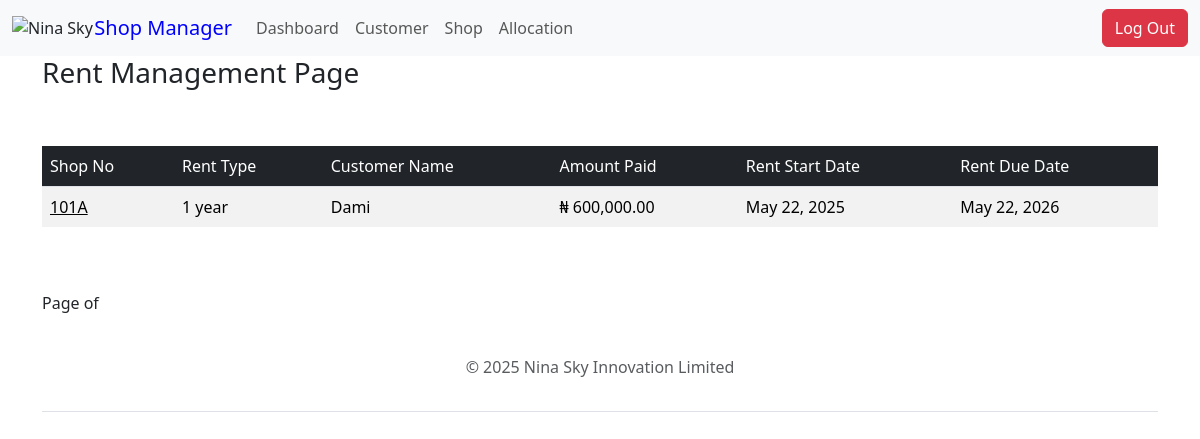
Screenshot of /shop/rents/ (signed in) with the database file from the repository.
### shop/models.py (models this page shows, shortened)
class Rent(models.Model):
    shop = models.ForeignKey(Shop, on_delete=models.CASCADE)
    customer = models.ForeignKey(Customer, on_delete=models.CASCADE)
    rent_type = models.CharField(max_length=20, choices=RENT_TYPE)
    amount_paid = models.DecimalField(max_digits=12, decimal_places=2)
    date_paid = models.DateTimeField()
    is_paid = models.BooleanField(default=False)
    is_expired = models.BooleanField(default=False)  # New field
    rent_start = models.DateField(default=timezone.now)
    date_due = models.DateField()
    assigned_by = models.ForeignKey(User, on_delete=models.CASCADE)

class Shop(models.Model):
    Type = [
        ('Platinum', 'Platinum'),
        ('Titanium', 'Titanium'),
        ('Diamond', 'Diamond'),
        ('Premium', 'Premium'),
        ('Gold', 'Gold'),
        ('Silver', 'Silver'),
    ]
    Floor = [
        ('G', 'Ground Floor'),
        ('1', 'First Floor'),
        ('2', 'Second Floor'),
    ]
    STATUS = [
        ('vacant', 'Vacant'),
        ('allocated', 'Allocated'),
    ]
    name = models.CharField(max_length=255)
    type = models.CharField(max_length=10, choices=Type)
    price = models.DecimalField(max_digits=10, decimal_places=2)
    shop_price = models.DecimalField(max_digits=10, decimal_places=2, blank=True, null=True)
    new_shop_price = models.DecimalField(max_digits=10, decimal_places=2, blank=True, null=True)
    caution_fee = models.DecimalField(max_digits=12, decimal_places=2, default=100000.00)
    no = models.CharField(max_length=5, validators=[MinLengthValidator(4)], unique=True)
    address = models.CharField(max_length=300)
    floor = models.CharField(max_length=20, choices=Floor)
    size = models.IntegerField()
    status = models.CharField(max_length=10, choices=STATUS, default='vacant')
    is_paid = models.BooleanField(default=False)
    is_approved = models.BooleanField(default=False)
    class Meta:
        ordering = ["no"]
    @property
    def shop_price(self):
        result = self.rent * Decimal('1.075')
        return result.quantize(Decimal('0.01'), rounding=ROUND_HALF_UP)

### customer/models.py (models this page shows, shortened)
class Customer(models.Model):
    NATURE = [
        ('Supermarket', 'Supermarket'),
        ('Bridal Wears', 'Bridal Wears'),
        ('Laundry', 'Laundry'),
        ('Pharmacy', 'Pharmacy'),
        ('Car Dealer', 'Car Dealer'),
        ('Courier/Dispatch', 'Courier/Dispatch'),
        ('Banking/Insurance', 'Banking/Insurance'),
        ('Barbing/Salon', 'Barbing/Salon'),
        ('Restaurant', 'Restaurant'),
        ('Legal Aid Services', 'Legal Aid Services'),
        ('Food and Drinks', 'Food and Drinks'),
        ('Makeup Artist', 'Makeup Artist'),
        ('Building', 'Building'),
        ('Tailoring', 'Tailoring'),
        ('Studio', 'Studio'),
        ('Beauty Salon', 'Beauty Salon'),
        ('Bakery', 'Bakery'),
        ('Wine Seller', 'Wine Seller'),
        ('Logistics', 'Logistics'),
        ('Clothing', 'Clothing'),
        ('Fabrics', 'Fabrics'),
        ('Oriflame Dealer', 'Oriflame Dealer'),
        ('Fruit Seller', 'Fruit Seller'),
        ('Communication', 'Communication'),
        ('Business Centre', 'Business Centre'),
        ('Bank', 'Bank'),
        ('Tv Repair', 'Tv Repair'),
        ('Hair Business', 'Hair Business'),
        ('Consultancy', 'Consultancy'),
        ('Skin Beauty Store', 'Skin Beauty Store'),
        ('Dispatch Office', 'Dispatch Office'),
        ('Atm Customization', 'Atm Customization'),
        ('Loan Business', 'Loan Business'),
        ('Children Wears', 'Children Wears'),
        ('Electrical/Electronics Store', 'Electrical/Electronics Store'),
        ('Home Wears Store', 'Home Wears Store'),
        ('Travel Agency', 'Travel Agency'),
        ('Photo Studio', 'Photo Studio'),
        ('Real Estate', 'Real Estate'),
        ('Law Firm', 'Law Firm'),
        ('Graphic Design and Branding', 'Graphic Design and Branding'),
        ('Perfumery', 'Perfumery'),
        ('NGO', 'NGO'),
        ('Branding Business', 'Branding Business'),
        ('Pastries & Cake', 'Pastries & Cakes'),
        ('Mtn Service Provider Business', 'Mtn Service Provider Business'),
        ('Cyber Cafe', 'Cyber Cafe'),
        ('Wood Floor Trader', 'Wood Floor Trader'),
        ("Others", "Others")
    ]
    STATUS = [
        ('new', 'New'),
        ('renewal', 'Renewal'),
        ('exited', 'Exited'),
    ]
    REVIWED_CHOICES = [
        ('Is Reviewed', 'Is Reviewed'),
        ('Not Reviewed', 'Not Reviewed')
    ]
    STATES = [
    ("Abia", "Abia"),
    ("Abuja", "Abuja"),
    ("Adamawa", "Adamawa"),
    ("Akwa Ibom", "Akwa Ibom"),
    ("Anambra", "Anambra"),
    ("Bauchi", "Bauchi"),
    ("Bayelsa", "Bayelsa"),
    ("Benue", "Benue"),
    ("Borno", "Borno"),
    ("Cross River", "Cross River"),
    ("Delta", "Delta"),
    ("Ebonyi", "Ebonyi"),
    ("Edo", "Edo"),
    ("Ekiti", "Ekiti"),
    ("Enugu", "Enugu"),
    ("Gombe", "Gombe"),
    ("Imo", "Imo"),
    ("Jigawa", "Jigawa"),
    ("Jos", "Jos"),
    ("Kaduna", "Kaduna"),
    ("Kano", "Kano"),
    ("Katsina", "Katsina"),
    ("Kebbi", "Kebbi"),
    ("Kogi", "Kogi"),
    ("Kwara", "Kwara"),
    ("Lagos", "Lagos"),
    ("Nasarawa", "Nasarawa"),
    ("Niger", "Niger"),
    ("Ogun", "Ogun"),
    ("Ondo", "Ondo"),
    ("Osun", "Osun"),
    ("Oyo", "Oyo"),
    ("Plateau", "Plateau"),
    ("Rivers", "Rivers"),
    ("Sokoto", "Sokoto"),
    ("Taraba", "Taraba"),
    ("Yobe", "Yobe"),
    ("Zamfara", "Zamfara"),
    ("Others", "Others")
]
    TITLE_CHOICES = [
        ("Mr", "Mr"),
        ("Mrs", "Mrs"),
        ('Miss', 'Miss'),
        ("Engr.", "Engr."),
        ("Dr.", "Dr."),
        ("Miss", "Miss"),
    ]
    no = models.CharField(max_length=5, unique=True)
    title = models.CharField(max_length=10, choices=TITLE_CHOICES, default="Mr")
    name = models.CharField(max_length=100)
    business = models.CharField(max_length=225)
    email = models.EmailField()
    phone = models.CharField(max_length=11)
    dob = models.DateField(default=None)
    address = models.CharField(max_length=225)
    state = models.CharField(max_length=225, choices=STATES)
    other_state = models.CharField(max_length=255, blank=True, null=True)
    occupation = models.CharField(max_length=50)
    nature = models.CharField(max_length=255, choices=NATURE, default="")
    status = models.CharField(max_length=10, choices=STATUS, default='')
    is_reviewed = models.BooleanField(default=True)
    date = models.DateField()
    outstanding_balance = models.IntegerField(blank=True, null=True)
    data_entry_officer_note = models.TextField(max_length=1000, blank=True, null=True)
    review_officer_note = models.TextField(max_length=1000, blank=True, null=True)
    approval_officer_note = models.TextField(max_length=1000, blank=True, null=True)
    approval =models.BooleanField(default=False)
    exitdate = models.DateField(blank=True, null=True)
    nextdue = models.DateField(blank=True, null=True)
    created_at = models.DateTimeField(auto_now_add=True)
    updated_at = models.DateTimeField(auto_now=True)
    class Meta:
          ordering = ["no"]

### shop/views.py (the view)
# urls.py: path("shop/rents/", views.list_rents, name="list-shop-rents"),
def list_rents(request):
    rents = Rent.objects.all()
    context = {"rents": rents}
    return render(request, "rent/list_rents.html", context)

### templates/rent/list_rents.html (shortened to what this page needs)
{% extends 'base.html' %} {% block title %} Rents | Nina Sky Innovation Limited {% endblock %}
{% block content %}
<div class="container ml-3 mr-3">
    <div class ="row">
      <div class="col-md-9">
          <h3>Rent Management Page</h3>
      </div>
      <div class="col-md-3">
      </div>
    </div>
    <br><br>
    <div class ="row">
    <div class="col-md-12">
        <table class="table  table-hover  table-striped table-borderless">
          <thead class="table-dark border-bottom font-weight-bold">
              <tr>
                  <td>Shop No</td>
                  <td>Rent Type</td>
                  <td>Customer Name</td>
                  <td>Amount Paid</td>
                  <td>Rent Start Date</td>
                  <td>Rent Due Date</td>
              </tr>
          </thead>
        <tbody>
            {% for rent in rents %}
            <tr>
            <td><a style="color: black;" href="">{{rent.shop.no}}</a></td>
            <td>{{rent.rent_type}}</td>
            <td>{{rent.customer.name}}</td>
            <td>₦ {{ rent.amount_paid }}</td>
            <td>{{rent.rent_start}}</td>
            <td>{{rent.date_due}}</td>
            {% endfor %}
            </tbody>
            </table>
            <br/></br>
            Page {{ shops.number }} of {{ shops.pagintor.num_pages }}
        </div>
        </div>
      </div>
{% endblock content %}

### rows the page displays
Rent: shop.no "101A", rent_type "1 year", customer.name "Dami", amount_paid "600,000.00", rent_start "May 22, 2025", date_due "May 22, 2026"
